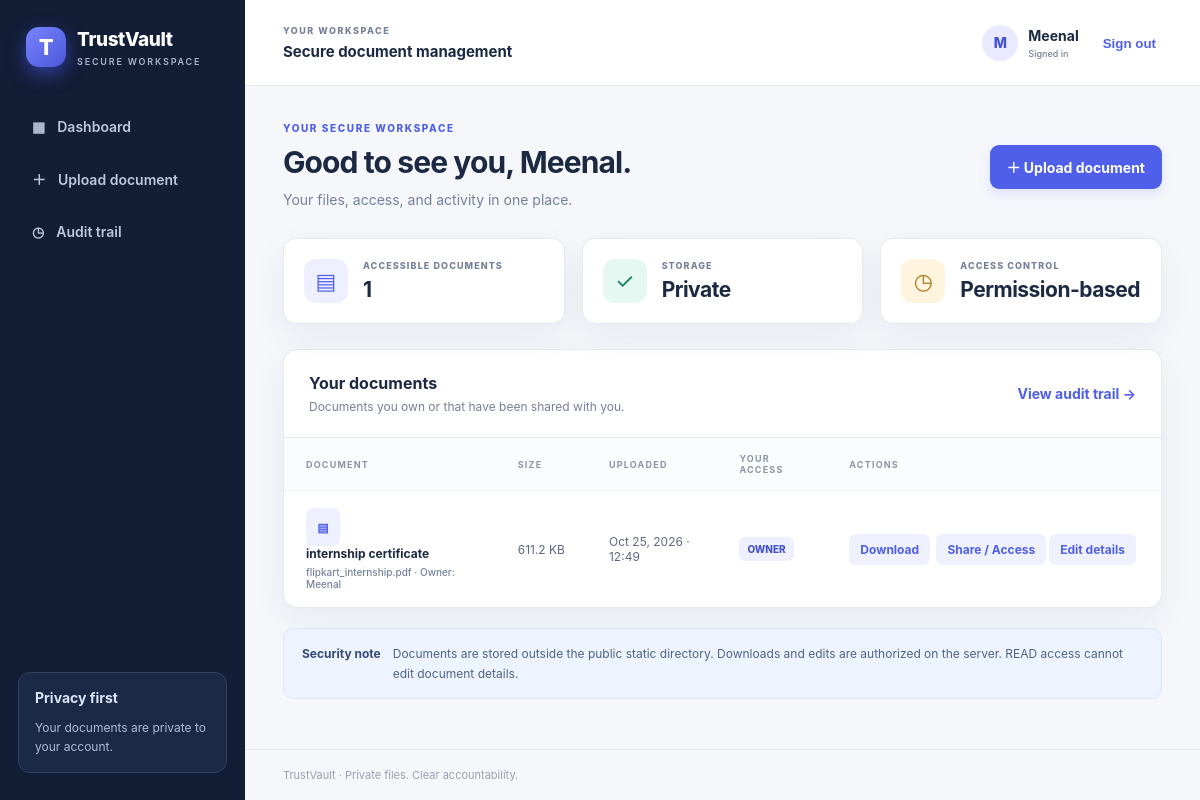
The app's page / (signed in) with its own data.
### TrustVault_Starter/vault/models.py (models this page shows, shortened)
class Document(models.Model):
    owner = models.ForeignKey(settings.AUTH_USER_MODEL, on_delete=models.CASCADE, related_name="vault_documents")
    title = models.CharField(max_length=160)
    file = models.FileField(upload_to=private_upload_path, storage=private_storage)
    original_name = models.CharField(max_length=255)
    uploaded_at = models.DateTimeField(auto_now_add=True)
    size_bytes = models.PositiveBigIntegerField(default=0)
    class Meta:
        ordering = ["-uploaded_at"]

### TrustVault_Starter/vault/views.py (the view)
# urls.py: path("", views.dashboard, name="dashboard"),
@login_required
def dashboard(request):
    owned = Document.objects.filter(owner=request.user)
    shared = Document.objects.filter(shares__user=request.user).exclude(owner=request.user)
    documents = (owned | shared).distinct().select_related("owner")
    for doc in documents:
        doc.is_owner = doc.owner_id == request.user.id
        share = DocumentShare.objects.filter(document=doc, user=request.user).first() if not doc.is_owner else None
        doc.my_permission = "OWNER" if doc.is_owner else (share.permission if share else "READ")
    return render(request, "dashboard.html", {"documents": documents, "total": documents.count()})

### TrustVault_Starter/templates/dashboard.html
{% extends "base.html" %}{% block title %}Dashboard · TrustVault{% endblock %}
{% block content %}
<div class="page-head"><div><p class="eyebrow">YOUR SECURE WORKSPACE</p><h1>Good to see you, {{ request.user.username }}.</h1><p class="muted">Your files, access, and activity in one place.</p></div><a class="button" href="{% url 'upload' %}">＋ Upload document</a></div>
<div class="stats"><div class="stat"><span class="stat-icon">▤</span><div><small>ACCESSIBLE DOCUMENTS</small><strong>{{ total }}</strong></div></div><div class="stat"><span class="stat-icon green">✓</span><div><small>STORAGE</small><strong>Private</strong></div></div><div class="stat"><span class="stat-icon gold">◷</span><div><small>ACCESS CONTROL</small><strong>Permission-based</strong></div></div></div>
<section class="panel"><div class="panel-head"><div><h2>Your documents</h2><p>Documents you own or that have been shared with you.</p></div><a class="text-link" href="{% url 'audit' %}">View audit trail →</a></div>
{% if documents %}<div class="table-wrap"><table><thead><tr><th>DOCUMENT</th><th>SIZE</th><th>UPLOADED</th><th>YOUR ACCESS</th><th>ACTIONS</th></tr></thead><tbody>{% for doc in documents %}<tr><td><span class="file-icon">▤</span><span class="doc-title">{{ doc.title }}<small>{{ doc.original_name }} · Owner: {{ doc.owner.username }}</small></span></td><td>{{ doc.size_bytes|filesizeformat }}</td><td>{{ doc.uploaded_at|date:"M j, Y · H:i" }}</td><td><span class="event-pill">{{ doc.my_permission }}</span></td><td class="actions"><a class="small-button" href="{% url 'download' doc.pk %}">Download</a> {% if doc.is_owner %}<a class="small-button" href="{% url 'share' doc.pk %}">Share / Access</a>{% endif %}{% if doc.my_permission == 'OWNER' or doc.my_permission == 'EDIT' %}<a class="small-button" href="{% url 'edit_document' doc.pk %}">Edit details</a>{% endif %}</td></tr>{% endfor %}</tbody></table></div>{% else %}<div class="empty"><div class="empty-symbol">▤</div><h3>Your workspace is ready</h3><p>Upload a document or ask an owner to share one with you.</p><a class="button" href="{% url 'upload' %}">Upload your first document</a></div>{% endif %}</section>
<div class="notice"><b>Security note</b><span>Documents are stored outside the public static directory. Downloads and edits are authorized on the server. READ access cannot edit document details.</span></div>
{% endblock %}

### TrustVault_Starter/templates/base.html (shortened to what this page needs)
{% load static %}
<!doctype html>
<html lang="en">
<head>
<link rel="stylesheet" href="{% static 'css/app.css' %}">
</head>
<body>
<div class="layout">
<aside class="sidebar">
<a class="brand" href="{% url 'dashboard' %}"><span class="brand-icon">T</span><span>TrustVault<small>SECURE WORKSPACE</small></span></a>
<nav>
<a href="{% url 'dashboard' %}">▦ <span>Dashboard</span></a>
<a href="{% url 'upload' %}">＋ <span>Upload document</span></a>
<a href="{% url 'audit' %}">◷ <span>Audit trail</span></a>
</nav>
<div class="sidebar-note"><b>Privacy first</b><p>Your documents are private to your account.</p></div>
</aside>
<section class="main">
<header class="topbar"><div><small>YOUR WORKSPACE</small><strong>Secure document management</strong></div>
<div class="user">{% if request.user.is_authenticated %}<span class="avatar">{{ request.user.username|first|upper }}</span><span>{{ request.user.username }}<small>Signed in</small></span><form method="post" action="{% url 'logout' %}">{% csrf_token %}<button class="link-button">Sign out</button></form>{% endif %}</div></header>
<main class="content">
{% block content %}{% endblock %}
</main>
<footer>TrustVault · Private files. Clear accountability.</footer>
</section>
</div>
</body></html>

### records on screen
Document: title "internship certificate", original_name "flipkart_internship.pdf", owner.username "Meenal", size_bytes|filesizeformat "611.2 KB", uploaded_at "Oct 25, 2026 · 12:49", my_permission "OWNER", shows "Share / Access", shows "Edit details"

### other values on screen
{{ request.user.username|first|upper }} "M"
{{ request.user.username }} "Meenal"
{{ total }} "1"
